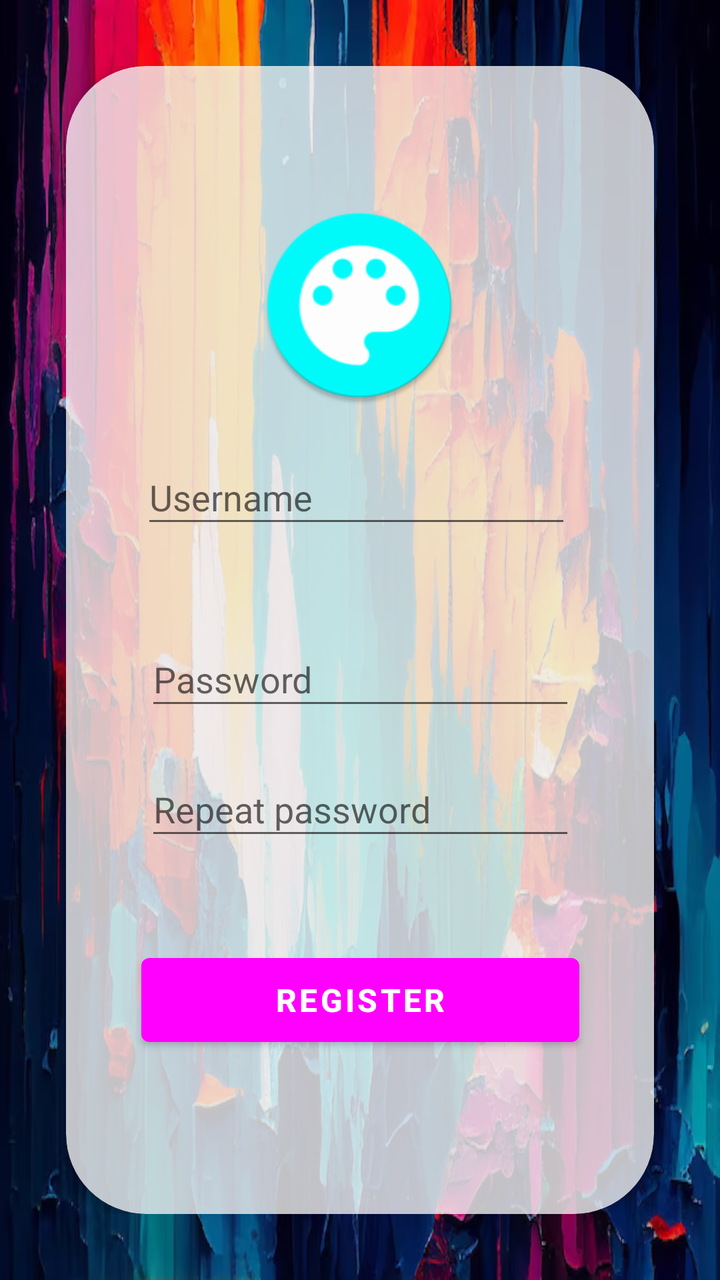
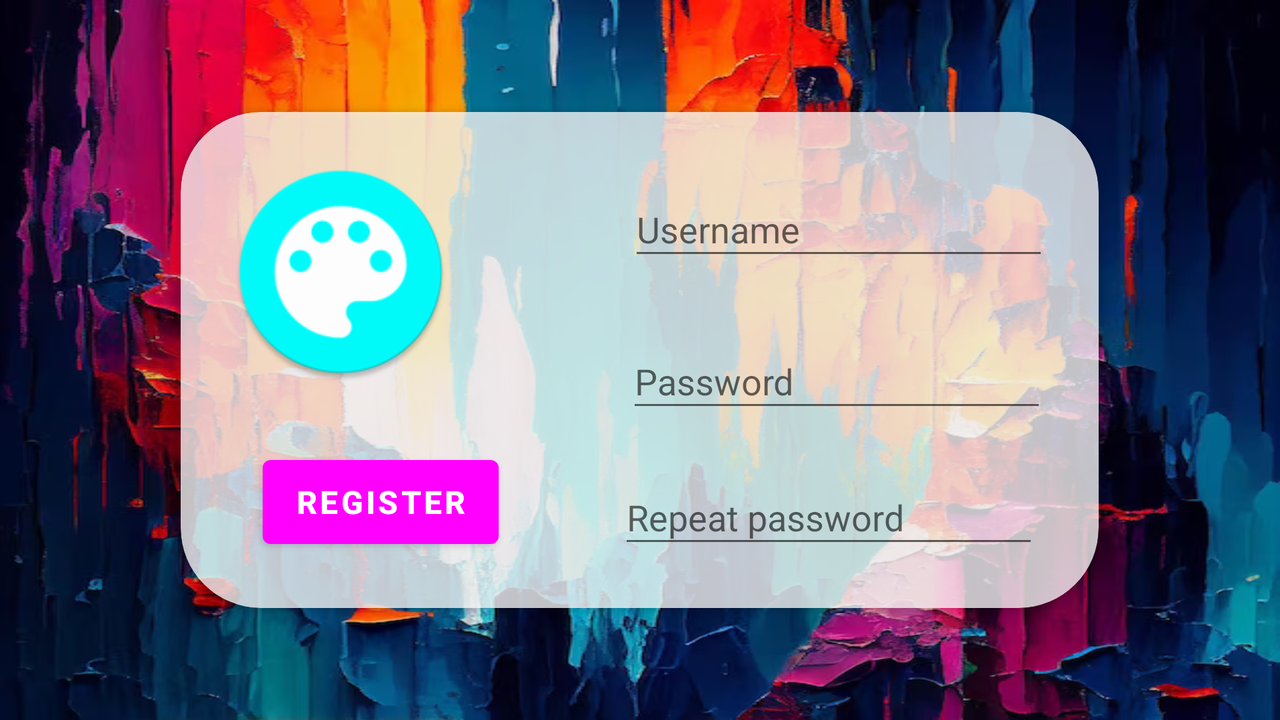

The same Android screen from two of the app's own layout files: first res/layout/ as a phone draws it, then the repository's variant for another configuration, drawn on a device whose configuration selects that folder. Both files follow.
<!-- AndroidManifest.xml: application theme Theme.GalleryModel -->
<!-- res/layout/fragment_register.xml -->
<?xml version="1.0" encoding="utf-8"?>
<FrameLayout xmlns:android="http://schemas.android.com/apk/res/android"
    xmlns:app="http://schemas.android.com/apk/res-auto"
    xmlns:tools="http://schemas.android.com/tools"
    android:layout_width="match_parent"
    android:layout_height="match_parent"
    android:padding="33dp"
    android:background="@drawable/wallpaper_app"
    tools:context=".fragments.auth.LoginFragment">

    <androidx.cardview.widget.CardView
        android:layout_width="match_parent"
        android:layout_height="match_parent"
        app:cardCornerRadius="40dp"
        app:contentPadding="25dp"
        app:cardBackgroundColor="?attr/color">

        <androidx.constraintlayout.widget.ConstraintLayout
            android:layout_width="match_parent"
            android:layout_height="match_parent">

            <ImageView
                android:id="@+id/imageView4"
                android:layout_width="100dp"
                android:layout_height="100dp"
                android:layout_marginStart="82dp"
                android:layout_marginTop="75dp"
                android:layout_marginEnd="83dp"
                android:layout_marginBottom="53dp"
                android:src="@mipmap/ic_launcher_round"
                app:layout_constraintBottom_toTopOf="@+id/register_username_edit_text"
                app:layout_constraintEnd_toEndOf="parent"
                app:layout_constraintStart_toStartOf="parent"
                app:layout_constraintTop_toTopOf="parent" />

            <EditText
                android:id="@+id/register_username_edit_text"
                android:layout_width="215dp"
                android:layout_height="44dp"
                android:layout_marginStart="38dp"
                android:layout_marginEnd="42dp"
                android:layout_marginBottom="47dp"
                android:ems="10"
                android:hint="@string/username"
                android:inputType="textPersonName"
                app:layout_constraintBottom_toTopOf="@+id/register_password_edit_text"
                app:layout_constraintEnd_toEndOf="parent"
                app:layout_constraintStart_toStartOf="parent" />

            <EditText
                android:id="@+id/register_password_edit_text"
                android:layout_width="215dp"
                android:layout_height="44dp"
                android:layout_marginStart="40dp"
                android:layout_marginEnd="40dp"
                android:layout_marginBottom="21dp"
                android:ems="10"
                android:hint="@string/password"
                android:inputType="textPassword"
                app:layout_constraintBottom_toTopOf="@+id/register_password_re_edit_text"
                app:layout_constraintEnd_toEndOf="parent"
                app:layout_constraintStart_toStartOf="parent" />

            <EditText
                android:id="@+id/register_password_re_edit_text"
                android:layout_width="215dp"
                android:layout_height="44dp"
                android:layout_marginStart="40dp"
                android:layout_marginEnd="40dp"
                android:layout_marginBottom="48dp"
                android:ems="10"
                android:hint="@string/repeat_password"
                android:inputType="textPassword"
                app:layout_constraintBottom_toTopOf="@+id/register_button"
                app:layout_constraintEnd_toEndOf="parent"
                app:layout_constraintStart_toStartOf="parent" />

            <Button
                android:id="@+id/register_button"
                android:layout_width="219dp"
                android:layout_height="54dp"
                android:layout_marginStart="38dp"
                android:layout_marginEnd="38dp"
                android:layout_marginBottom="55dp"
                android:text="@string/register"
                android:textSize="16sp"
                android:textStyle="bold"
                app:layout_constraintBottom_toBottomOf="parent"
                app:layout_constraintEnd_toEndOf="parent"
                app:layout_constraintStart_toStartOf="parent" />


        </androidx.constraintlayout.widget.ConstraintLayout>

    </androidx.cardview.widget.CardView>




</FrameLayout>
<!-- resources referenced by this layout -->
<resources>
  <!-- drawable wallpaper_app: png bitmap (drawable, 459031 bytes) -->
  <!-- mipmap ic_launcher_round: png bitmap (mipmap-hdpi, 3533 bytes) -->
  <string name="password">Password</string>
  <string name="register">Register</string>
  <string name="repeat_password">Repeat password</string>
  <string name="username">Username</string>
  <style name="Theme.GalleryModel" parent="Theme.MaterialComponents.DayNight.NoActionBar">
          
          <item name="colorPrimary">@color/ic_launcher_background</item>
          <item name="colorPrimaryVariant">#03A9F4</item>
          <item name="colorOnPrimary">@color/white</item>
          
          <item name="colorSecondary">@color/teal_200</item>
          <item name="colorSecondaryVariant">@color/teal_700</item>
          <item name="colorOnSecondary">@color/black</item>
          
          <item name="android:statusBarColor">?attr/colorPrimaryVariant</item>
          
          <item name="color">#C1FFFFFF</item>
      </style>
  <color name="white">#FFFFFFFF</color>
  <color name="teal_200">#FF03DAC5</color>
  <color name="teal_700">#FF018786</color>
  <color name="black">#FF000000</color>
</resources>
<!-- res/layout-land/fragment_register.xml (the repository's variant of the layout above) -->
<!-- drawn on the phone turned sideways -->
<?xml version="1.0" encoding="utf-8"?>
<FrameLayout xmlns:android="http://schemas.android.com/apk/res/android"
    xmlns:app="http://schemas.android.com/apk/res-auto"
    xmlns:tools="http://schemas.android.com/tools"
    android:layout_width="match_parent"
    android:layout_height="match_parent"
    android:padding="32dp"
    android:background="@drawable/wallpaper_app"
    tools:context=".fragments.auth.LoginFragment">

    <androidx.cardview.widget.CardView
    android:layout_width="wrap_content"
    android:layout_height="wrap_content"
        android:layout_gravity="center"
    app:cardCornerRadius="40dp"
    app:contentPadding="25dp"
    app:cardBackgroundColor="?attr/color">

        <androidx.constraintlayout.widget.ConstraintLayout
            android:layout_width="wrap_content"
            android:layout_height="match_parent">

            <ImageView
                android:id="@+id/imageView4"
                android:layout_width="110dp"
                android:layout_height="110dp"
                android:src="@mipmap/ic_launcher_round"
                app:layout_constraintStart_toStartOf="parent"
                app:layout_constraintTop_toTopOf="parent" />

            <EditText
                android:id="@+id/register_username_edit_text"
                android:layout_width="0dp"
                android:layout_height="44dp"
                android:layout_marginStart="89dp"
                android:layout_marginTop="10dp"
                android:layout_marginBottom="32dp"
                android:ems="10"
                android:hint="@string/username"
                android:inputType="textPersonName"
                app:layout_constraintBottom_toTopOf="@+id/register_password_edit_text"
                app:layout_constraintStart_toEndOf="@+id/imageView4"
                app:layout_constraintTop_toTopOf="parent" />

            <EditText
                android:id="@+id/register_password_edit_text"
                android:layout_width="0dp"
                android:layout_height="44dp"
                android:layout_marginStart="88dp"
                android:layout_marginBottom="16dp"
                android:ems="10"
                android:hint="@string/password"
                android:inputType="textPassword"
                app:layout_constraintBottom_toTopOf="@+id/register_password_re_edit_text"
                app:layout_constraintStart_toEndOf="@+id/imageView4"
                app:layout_constraintTop_toBottomOf="@+id/register_username_edit_text" />

            <EditText
                android:id="@+id/register_password_re_edit_text"
                android:layout_width="0dp"
                android:layout_height="44dp"
                android:layout_marginStart="60dp"
                android:layout_marginTop="24dp"
                android:ems="10"
                android:hint="@string/repeat_password"
                android:inputType="textPassword"
                app:layout_constraintStart_toEndOf="@+id/register_button"
                app:layout_constraintTop_toBottomOf="@+id/register_password_edit_text" />

            <Button
                android:id="@+id/register_button"
                android:layout_width="0dp"
                android:layout_height="54dp"
                android:layout_marginStart="16dp"
                android:layout_marginTop="33dp"
                android:text="@string/register"
                android:textSize="16sp"
                android:textStyle="bold"
                app:layout_constraintStart_toStartOf="parent"
                app:layout_constraintTop_toBottomOf="@+id/imageView4" />
        </androidx.constraintlayout.widget.ConstraintLayout>
    </androidx.cardview.widget.CardView>
</FrameLayout>
